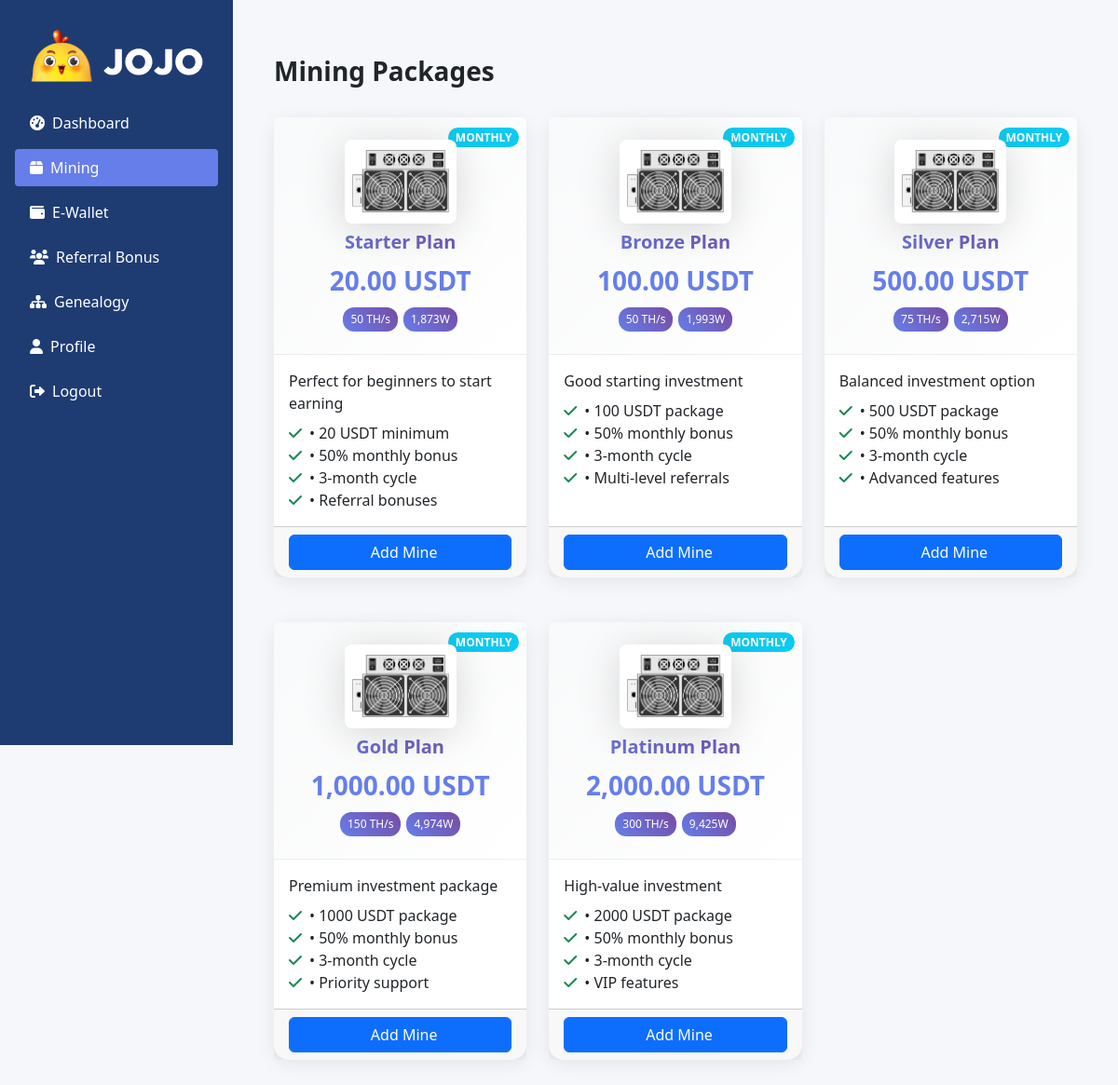
Screenshot of /user/packages.php (signed in) with the database file from the repository.
### tables this page shows
CREATE TABLE packages (
    id INT AUTO_INCREMENT PRIMARY KEY,
    name VARCHAR(50) NOT NULL,
    price DECIMAL(10, 2) NOT NULL,
    status ENUM('active', 'inactive') DEFAULT 'active',
    description TEXT DEFAULT NULL,
    features TEXT DEFAULT NULL,
    order_index INT(11) DEFAULT 0,
    image_path VARCHAR(255) DEFAULT NULL,
    referral_bonus_enabled TINYINT(1) DEFAULT 1,
    mode ENUM('monthly', 'daily') DEFAULT 'monthly',
    daily_percentage DECIMAL(5, 2) DEFAULT 0.00,
    target_value DECIMAL(15, 2) DEFAULT 0.00,
    maturity_period INT(11) DEFAULT 90,
    created_at TIMESTAMP NULL DEFAULT CURRENT_TIMESTAMP(),
    updated_at TIMESTAMP NULL DEFAULT CURRENT_TIMESTAMP() ON UPDATE CURRENT_TIMESTAMP()
);

### config/config.php (called while the page is built, shortened)
<?php
function formatCurrency($amount)
{
    return number_format($amount, DECIMAL_PLACES) . ' USDT' ;
}

### user/packages.php (the view, shortened to what this page needs)
<?php
require_once '../config/config.php';
$pdo = getConnection();
$where = "WHERE p.status = 'active'";
$params = [];
$stmt = $pdo->prepare("SELECT * FROM packages p $where ORDER BY p.price ASC");
$stmt->execute($params);
$packages = $stmt->fetchAll();
function getMiningRigSpecs($name, $price) {
    $hr = max(50, floor($price / 100) * 15);
    $pw = $hr * 30 + rand(200, 500);
    return [
        'hashrate'   => $hr . ' TH/s',
        'power'      => number_format($pw) . 'W',
        'efficiency' => number_format($pw / $hr, 1) . ' J/TH',
        'cooling'    => 'Dual Fan Air Cooling',
        'chipset'    => 'ASIC SHA-256'
    ];
}
function getPackageImage(string $packageName): string
{
    $safe = strtolower(preg_replace('/[^a-z0-9]/', '_', $packageName));
    $specific = "../assets/images/miners/{$safe}.png";
    return file_exists($specific) ? $specific : "../assets/images/miner.png";
}
?>
<!DOCTYPE html>
<html lang="en">
<head>
    <link href="https://cdn.jsdelivr.net/npm/bootstrap@5.3.0/dist/css/bootstrap.min.css" rel="stylesheet">
    <link href="https://cdnjs.cloudflare.com/ajax/libs/font-awesome/6.0.0/css/all.min.css" rel="stylesheet">
    <link href="../assets/css/admin.css" rel="stylesheet">
</head>
<body>
<nav class="sidebar-desktop">
  <div class="p-3">
    <div class="text-center">
        <img src="../assets/images/logo.png" alt="<?= SITE_NAME ?>" class="img-fluid mb-4 dashboard-logo">
    </div>
    <ul class="nav flex-column gap-2">
      <li><a href="dashboard.php" class="nav-link text-white"><i class="fas fa-tachometer-alt me-2"></i>Dashboard</a></li>
      <li><a href="packages.php" class="nav-link text-white active"><i class="fas fa-box me-2"></i>Mining</a></li>
      <li><a href="ewallet.php" class="nav-link text-white"><i class="fas fa-wallet me-2"></i>E-Wallet</a></li>
      <li><a href="referrals.php" class="nav-link text-white"><i class="fas fa-users me-2"></i>Referral Bonus</a></li>
      <li><a href="genealogy.php" class="nav-link text-white"><i class="fas fa-sitemap me-2"></i>Genealogy</a></li>
      <li><a href="profile.php" class="nav-link text-white"><i class="fas fa-user me-2"></i>Profile</a></li>
      <li><a href="../logout.php" class="nav-link text-white"><i class="fas fa-sign-out-alt me-2"></i>Logout</a></li>
    </ul>
  </div>
</nav>
<main class="main-content"><div class="container-fluid p-4">
    <div class="d-flex justify-content-between align-items-center pt-3 mb-4"><h1 class="h3 fw-bold">Mining Packages</h1></div>
    <?php if (empty($packages)): ?>
        <div class="text-center py-5">
            <i class="fas fa-box fa-3x text-muted mb-3"></i>
            <p class="text-muted">No packages are currently available.</p>
        </div>
    <?php else: ?>
        <div class="row g-4">
            <?php foreach ($packages as $package): ?>
                <?php $specs = getMiningRigSpecs($package['name'], $package['price']); ?>
                <div class="col-lg-4 col-md-6 mb-4">
                    <div class="card h-100 mining-package-card">
                        <div class="card-header mining-rig-header">
                            <div class="position-absolute top-0 end-0 m-2">
                                <span class="badge rounded-pill <?= $package['mode'] === 'daily' ? 'bg-warning text-dark' : 'bg-info text-white' ?>">
                                    <?= strtoupper($package['mode']) ?>
                                </span>
                            </div>
                            <img src="<?= getPackageImage($package['name']) ?>" alt="<?= htmlspecialchars($package['name']) ?> Mining Rig" class="mining-rig-hardware">
                            <h4 class="mining-package-name"><?= htmlspecialchars($package['name']) ?></h4>
                            <div class="mining-package-price"><?= formatCurrency($package['price']) ?></div>
                            <div class="hardware-spec-badges">
                                <span class="spec-badge"><?= $specs['hashrate'] ?></span>
                                <span class="spec-badge"><?= $specs['power'] ?></span>
                            </div>
                        </div>
                        <div class="card-body">
                            <?php if (!empty($package['description'])): ?>
                                <p class="mb-2"><?= nl2br(htmlspecialchars($package['description'])) ?></p>
                            <?php endif; ?>
                            <?php if (!empty($package['features'])): ?>
                                <ul class="list-unstyled mb-0">
                                    <?php foreach (explode("\n", trim($package['features'])) as $line): ?>
                                        <?php if (trim($line)): ?>
                                            <li><i class="fas fa-check text-success me-2"></i><?= htmlspecialchars(trim($line)) ?></li>
                                        <?php endif; ?>
                                    <?php endforeach; ?>
                                </ul>
                            <?php endif; ?>
                        </div>
                        <div class="card-footer">
                            <form method="POST" action="checkout.php" class="d-grid">
                                <button type="submit" class="btn btn-primary">
                                    <i class="fas fa-pickaxe me-2"></i>Add Mine
                                </button>
                            </form>
                        </div>
                    </div>
                </div>
            <?php endforeach; ?>
        </div>
    <?php endif; ?>
</div></main>
</body>
</html>

### assets/css/admin.css (style rules this page uses)
:root { --sidebar-width: 250px; --sidebar-bg: #2c3e50; --sidebar-hover: #34495e; --primary-color: #667eea; --secondary-color: #764ba2; }
body { font-family: -apple-system, BlinkMacSystemFont, "Segoe UI", Roboto, sans-serif; background-color: #f8f9fa; }
.main-content { margin-left: var(--sidebar-width); padding: 20px; min-height: 100vh; }

### user/packages.php (style rules this page uses)
:root { --primary:#667eea;--primary-dark:#1e3c72; }
body { background:#f5f7fa;font-family:'Segoe UI',sans-serif; }
.sidebar-desktop { display:none; }
@media (min-width:992px) { .sidebar-desktop { display:block;width:250px;height:100vh;position:fixed;top:0;left:0;background:var(--primary-dark);color:#fff;padding-top:1rem;z-index:1000; } }
@media (min-width:992px) { .main-content { margin-left:250px; } }
.nav-link.active { background:var(--primary)!important;color:#fff!important;border-radius:.25rem; }
.mining-package-card { background:#fff;border:none;border-radius:1rem;box-shadow:0 4px 20px rgba(0,0,0,.08);transition:.4s;transform:translateY(20px);opacity:0; }
.mining-package-card.rig-visible { transform:translateY(0);opacity:1; }
.mining-rig-header { background:linear-gradient(135deg,#f8f9fa,#fff);border-bottom:1px solid rgba(0,0,0,.05);padding:1.5rem 1rem;border-radius:1rem 1rem 0 0;text-align:center; }
.mining-rig-hardware { width:120px;height:90px;object-fit:contain;filter:drop-shadow(0 6px 20px rgba(0,0,0,.15));border-radius:8px;background:#fff;padding:8px; }
.mining-package-name { background:linear-gradient(45deg,#667eea,#764ba2); -webkit-background-clip:text; background-clip:text; -webkit-text-fill-color:transparent; font-weight:600; margin:.5rem 0; font-size:1.25rem; }
.mining-package-price { font-size:1.75rem;font-weight:700;color:#667eea; }
.hardware-spec-badges { display:flex;justify-content:center;gap:6px;flex-wrap:wrap;margin-top:.5rem; }
.spec-badge { color:#fff;padding:4px 8px;border-radius:12px;font-size:.75rem;font-weight:500;background:linear-gradient(45deg,#667eea,#764ba2); }
.dashboard-logo { width: calc(100% - 2rem); max-width: 100%; margin-left: auto; margin-right: auto; display: block; }

### rows the page displays
packages: mode "MONTHLY", name "Starter Plan", price "20.00 USDT", name+price "50 TH/s", name+price "1,873W", description "Perfect for beginners to start earning", features "• 20 USDT minimum", features "• 50% monthly bonus", features "• 3-month cycle", features "• Referral bonuses"
packages: mode "MONTHLY", name "Bronze Plan", price "100.00 USDT", name+price "50 TH/s", name+price "1,993W", description "Good starting investment", features "• 100 USDT package", features "• 50% monthly bonus", features "• 3-month cycle", features "• Multi-level referrals"
packages: mode "MONTHLY", name "Silver Plan", price "500.00 USDT", name+price "75 TH/s", name+price "2,715W", description "Balanced investment option", features "• 500 USDT package", features "• 50% monthly bonus", features "• 3-month cycle", features "• Advanced features"
packages: mode "MONTHLY", name "Gold Plan", price "1,000.00 USDT", name+price "150 TH/s", name+price "4,974W", description "Premium investment package", features "• 1000 USDT package", features "• 50% monthly bonus", features "• 3-month cycle", features "• Priority support"
packages: mode "MONTHLY", name "Platinum Plan", price "2,000.00 USDT", name+price "300 TH/s", name+price "9,425W", description "High-value investment", features "• 2000 USDT package", features "• 50% monthly bonus", features "• 3-month cycle", features "• VIP features"
